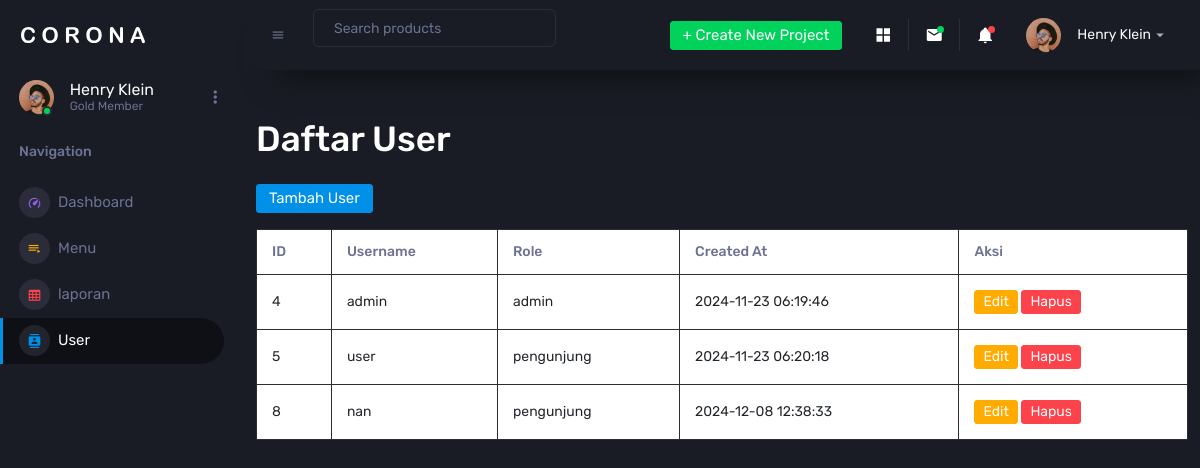
Screenshot of /users.php (signed in) with the database file from the repository.
### tables this page shows
CREATE TABLE `user` (
  `id_user` int NOT NULL,
  `username` varchar(100) NOT NULL,
  `password` varchar(255) NOT NULL,
  `role` enum('admin','pengunjung') NOT NULL,
  `created_at` timestamp NULL DEFAULT CURRENT_TIMESTAMP
);

### function.php (called while the page is built, shortened)
<?php
function getAllUsers($koneksi) {
    $sql = "SELECT id_user, username, role, created_at FROM user";
    $result = $koneksi->query($sql);
    $users = [];
    while ($row = $result->fetch_assoc()) {
        $users[] = $row;
    }
    return $users;
}

### users.php (the view, shortened to what this page needs)
<?php
include_once 'koneksi.php';
include_once 'function.php';
$users = getAllUsers($koneksi);
?>
<html lang="id">
<head>
    <link href="https://cdn.jsdelivr.net/npm/bootstrap@5.3.0-alpha1/dist/css/bootstrap.min.css" rel="stylesheet">
</head>
<body>
    <?php include_once 'templates/header.php'; ?>
    <div class="main-panel">
        <div class="container mt-5">
            <h1 class="mb-4">Daftar User</h1>
            <div class="table-container">
                <a href="tambah_users.php" class="btn btn-primary mb-3">Tambah User</a>
                <table class="table table-bordered">
                    <thead>
                        <tr>
                            <th>ID</th>
                            <th>Username</th>
                            <th>Role</th>
                            <th>Created At</th>
                            <th>Aksi</th>
                        </tr>
                    </thead>
                    <tbody>
                        <?php if (count($users) > 0): ?>
                            <?php foreach ($users as $user): ?>
                                <tr>
                                    <td><?= $user['id_user']; ?></td>
                                    <td><?= $user['username']; ?></td>
                                    <td><?= $user['role']; ?></td>
                                    <td><?= $user['created_at']; ?></td>
                                    <td>
                                        <a href="edit-users.php?id_user=<?= $user['id_user']; ?>" class="btn btn-sm btn-warning">Edit</a>
                                        <a href="delete-users.php?id_user=<?= $user['id_user']; ?>" class="btn btn-sm btn-danger" onclick="return confirm('Yakin ingin menghapus user ini?')">Hapus</a>
                                    </td>
                                </tr>
                            <?php endforeach; ?>
                        <?php else: ?>
                            <tr>
                                <td colspan="5" class="text-center">Tidak ada data pengguna</td>
                            </tr>
                        <?php endif; ?>
                    </tbody>
                </table>
            </div>
        </div>
    </div>
    <?php include_once 'templates/footer.php'; ?>
</body>
</html>

### rows the page displays
user: id_user "4", username "admin", role "admin", created_at "2024-11-23 06:19:46"
user: id_user "5", username "user", role "pengunjung", created_at "2024-11-23 06:20:18"
user: id_user "8", username "nan", role "pengunjung", created_at "2024-12-08 12:38:33"
